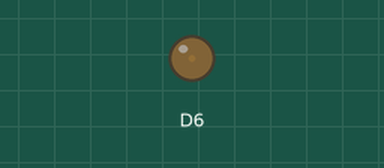
Bench run of a sketch on a simulated ESP8266 (NodeMCU). On the bench: output pins drawn as LEDs (lit = HIGH).

Above: at 0.05 s.
At 2.35 s:
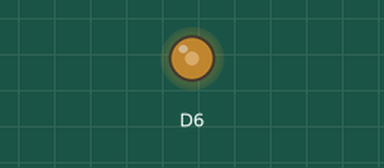
At 4.65 s:
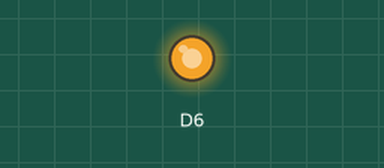
At 9.25 s:
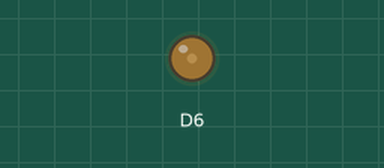
Timing chart, 0 to 13.4 s (numbered marks = the images above):
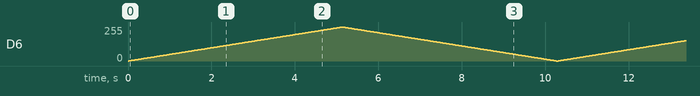

The sketch:

4LEDs.ino
```cpp
int intensity = 1;   // Variable für die gewünschte Helligkeit. Läuft von 1 hoch auf 1023,
                     // dann wieder zurück auf 0
int delta = 1;       // Der Unterschied zwischen zwei aufeinanderfolgenden
                     // Helligkeitsstufen. Je größer, desto
                     // schneller ändert sich die Helligkeit.

void setup() {
  pinMode(D6, OUTPUT);
  digitalWrite(D6, LOW);   // externe LED, LOW ist hier AUS
}

void loop() {
   analogWrite(D6, intensity);   // LED D6 wird mit PWM für den Wert intensity angesteuert.
   delay(5);                     // 5 ms warten, damit der Effekt überhaupt beobachtbar wird

   // intensity darf nicht über 1023 hinaus laufen und nicht unter 0 sinken. Wir drehen
   // rechtzeitig das Vorzeichen von delta:
   if ( intensity >= 1023 || intensity <= 0 ) delta = delta * -1;
      // Der Operator || steht für 'oder' (wie in Ruby)

   // nun das aktuelle Delta anwenden auf den Wert von intensity:
   intensity += delta;
}
```
